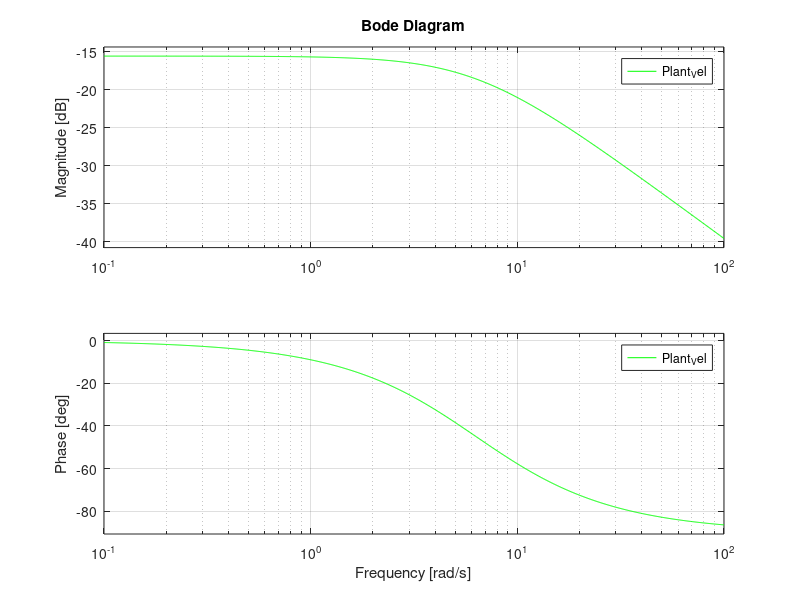

MATLAB code for this plot: (Note: this script raises an error after producing the figure.)
%% Instructions
% In order to run this script, please start with 'andbot1dot2_MIMO_modeling.m'

%% plant_Vel (after friction compensation + time delay)

num_Vel = [0 1.054];
den_Vel = [1 6.313];
Plant_Vel = tf(num_Vel,den_Vel);
figure(1);
subplot(2,2,1)
bode(Plant_Vel,'g');grid on;
hold on;

open_loop_Plantdelay_Vel = series(Plant_Vel,time_delay_tf);
%% differential equation (velocity measurement)

Diff_n1_Vel = tf([0 1],[1 0]);
Diff_n2_Vel = tf([0 1],[1,0],'InputDelay',Tsample);
Diff_Vel = 1/Tsample*(Diff_n1_Vel - Diff_n2_Vel);

open_loop_PlantDiff_Vel = series(open_loop_Plantdelay_Vel,Diff_Vel);
%subplot(2,2,3);
bode(open_loop_PlantDiff_Vel,'b'); grid on;
%set(gcf,'currentaxes',open_loop_PlantDiff_Vel);
hold on;

%% velocity loop PI controller
Kp_Vel = 14.9624;%13.1826;
Ki_Vel = 21.3962;%9.43%21.3962;%32.4291;
PI_controller_Vel = tf([Kp_Vel Ki_Vel],[1 0]);

%% Plant_Vel + diff_Vel + controller
open_loop_PlantDiff_VelController = series(open_loop_PlantDiff_Vel,PI_controller_Vel)
subplot(2,2,3);
bode(open_loop_PlantDiff_VelController,'r');%open_loop_PlantDiff_Vel,'b');
grid on;
%set(gcf,'currentaxes',open_loop_PlantDiff_VelController);
hold on;

allmargin(open_loop_PlantDiff_VelController)
mag_atBWFreq_Vel = db(evalfr(open_loop_PlantDiff_VelController,1*0.1j) * 2^(-0.5)) % mag at BW freq: DC gain * 0.707
%gain_when_bandwidthFreq = 20*(log((num_Vel(2) * Ki_Vel / den_Vel(2) / (0.1) *2^(-0.5)))) % (unit:dB)
% freqresp(open_loop_PlantDiff_VelController,gain_when)
[mag_Vel,phase_Vel,wout_Vel] = bode(open_loop_PlantDiff_VelController);
mag_Vel = 20*log10(mag_Vel); % transmute to dB value
ind_Vel = find(mag_Vel > mag_atBWFreq_Vel - 1 & mag_Vel < mag_atBWFreq_Vel + 1);
bandwidth_Vel = wout_Vel(ind_Vel)

%% Plant_Vel + diff_Vel + controller + FeedForward

num_ff_Vel = [0 6.313];
den_ff_Vel = [0 1.054];

%% Bode plotting
num_range_vel = [0.6438 1.054 1.169 2.152];
den_range_vel = [4.957 6.264 6.32 8.309];

for i = 1:4
    bode((tf([0 num_range_vel(i)],[1 den_range_vel(i)])* time_delay_tf * Diff_Vel * PI_controller_Vel))
    hold on;
end